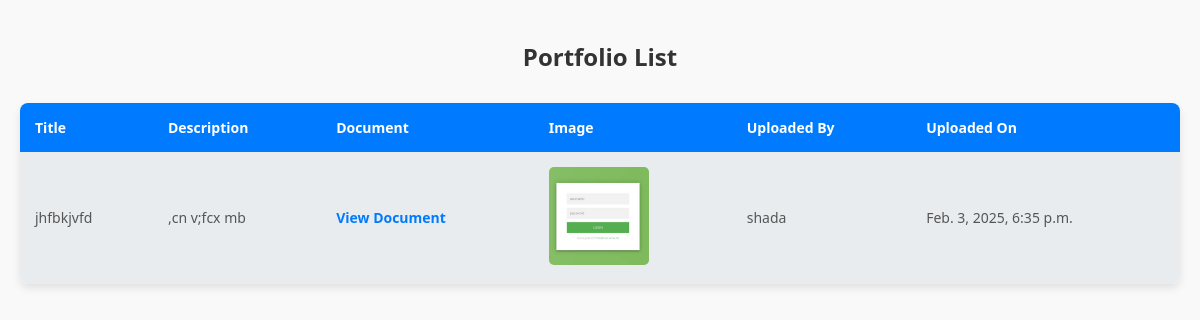
/portfoliolist/, run on an earlier commit of the app's database.
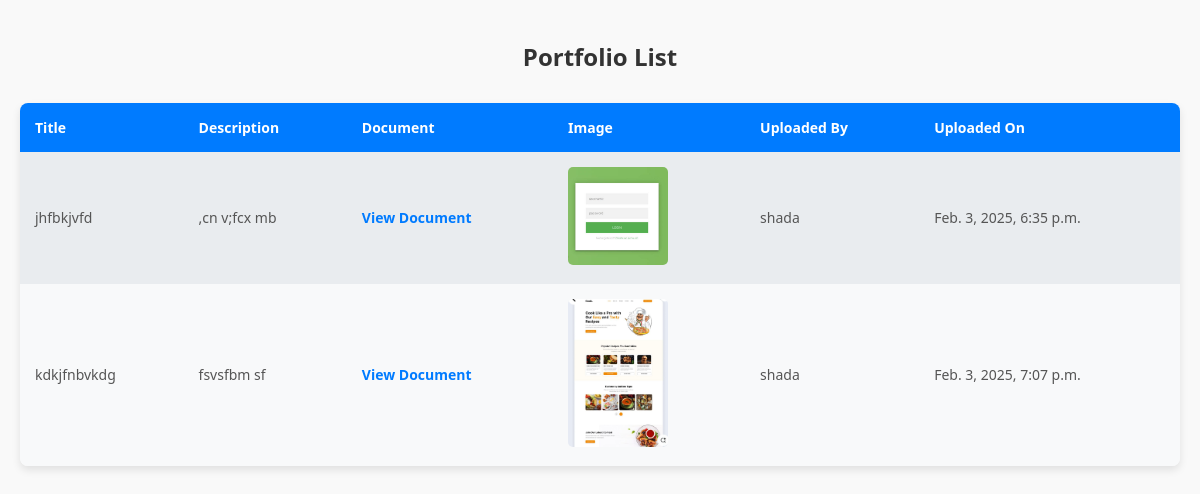
And on a later commit of the database.
### academiApp/models.py (models this page shows, shortened)
class Portfolio(models.Model):
    user = models.ForeignKey(User, on_delete=models.CASCADE, related_name='portfolios')
    title = models.CharField(max_length=200)
    description = models.TextField()
    document = models.FileField(upload_to='documents/', blank=True, null=True)
    image = models.ImageField(upload_to='images/', blank=True, null=True)
    created_at = models.DateTimeField(auto_now_add=True)

### academiApp/views.py (the view)
# urls.py: path('portfoliolist/',views.portfoliolist,name='portfoliolist'),
def portfoliolist(request):
    portfolios = Portfolio.objects.all()
    return render(request,'portfoliolist.html', {'portfolios': portfolios})

### template/portfoliolist.html (shortened to what this page needs)
<!DOCTYPE html>
<html lang="en">
<head>
</head>
<body>
    <div class="container">
        {% block content %}
        <h2>Portfolio List</h2>
        {% if portfolios %}
        <table>
            <tr>
                <th>Title</th>
                <th>Description</th>
                <th>Document</th>
                <th>Image</th>
                <th>Uploaded By</th>
                <th>Uploaded On</th>
            </tr>
            {% for portfolio in portfolios %}
            <tr>
                <td>{{ portfolio.title }}</td>
                <td>{{ portfolio.description }}</td>
                <td>
                    {% if portfolio.document %}
                        <a href="{{ portfolio.document.url }}" target="_blank">View Document</a>
                    {% else %}
                        No document
                    {% endif %}
                </td>
                <td>
                    {% if portfolio.image %}
                        <img src="{{ portfolio.image.url }}" alt="Portfolio Image">
                    {% else %}
                        No image
                    {% endif %}
                </td>
                <td>{{ portfolio.user.username }}</td>
                <td>{{ portfolio.created_at }}</td>
            </tr>
            {% endfor %}
        </table>
        {% else %}
        <p>No portfolios uploaded yet.</p>
        {% endif %}
        {% endblock %}
    </div>
</body>
</html>

What changed in the data, as far as the page shows it:
added Portfolio: title "kdkjfnbvkdg", description "fsvsfbm sf", image (picture), user.username "shada", created_at "Feb. 3, 2025, 7:07 p.m."
